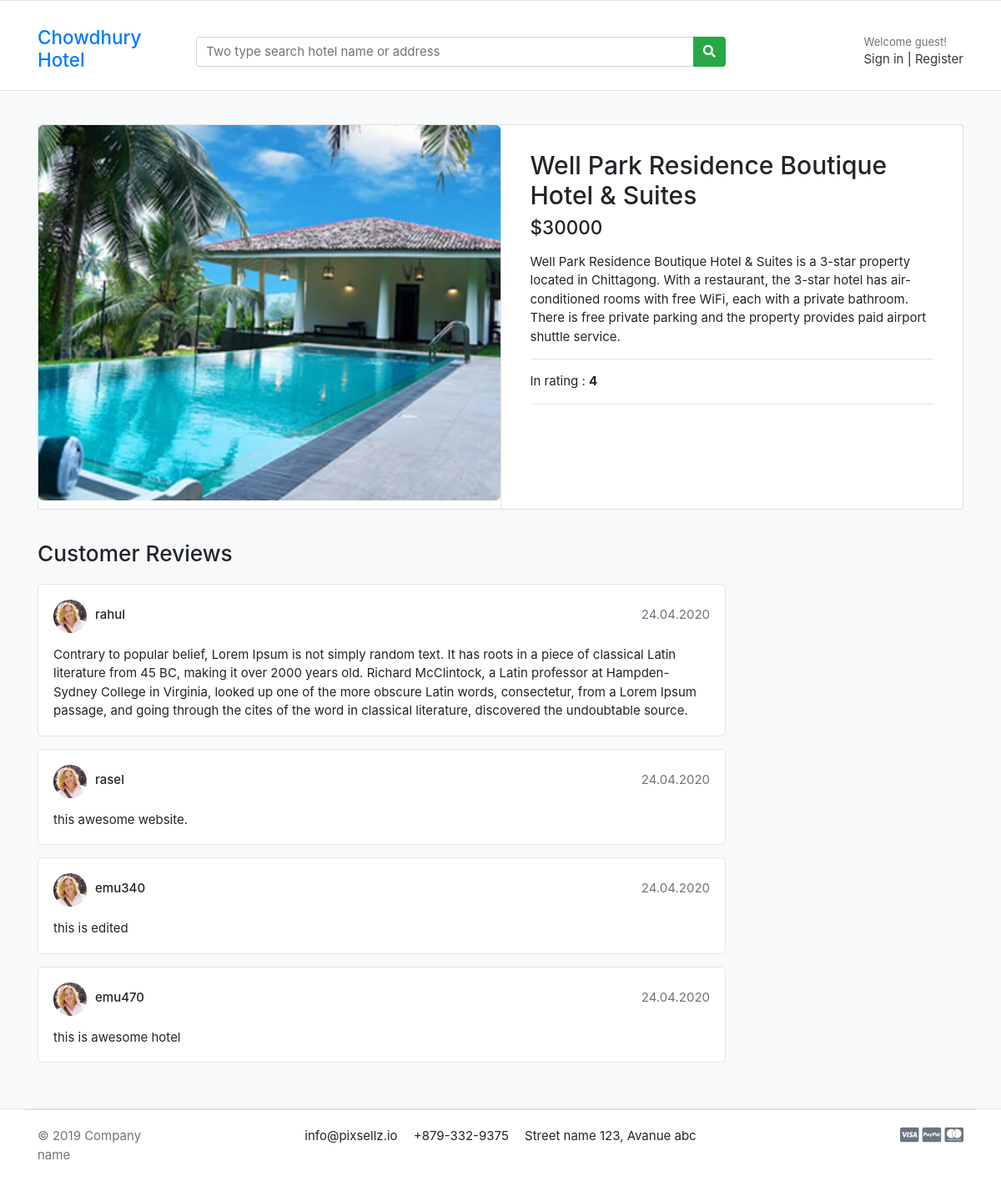
The page /hotel/5 on the database its author committed.
### store/models.py (models this page shows, shortened)
class Hotel(models.Model):
    REVIEW = (
        ('1','1'),
        ('2','2'),
        ('3','3'),
        ('4','4'),
        ('5','5')
    )
    hotel_name = models.CharField(max_length=100,unique=True)
    slug = models.CharField(max_length=100,unique=True)
    description = models.TextField()
    address = models.CharField(max_length=200)
    rating = models.CharField(max_length=30, choices=REVIEW)
    price = models.IntegerField()
    image = models.ImageField(upload_to='photos/hotel')
    is_available = models.BooleanField(default=True)
    created_date = models.DateTimeField(auto_now_add=True)
    modified_date = models.DateTimeField(auto_now=True)

class Review(models.Model):
    REVIEW = (
        ('1','1'),
        ('2','2'),
        ('3','3'),
        ('4','4'),
        ('5','5')
    )
    hotel = models.ForeignKey(Hotel, on_delete=models.CASCADE)
    user = models.ForeignKey(User, on_delete=models.CASCADE)
    rating = models.CharField(max_length=30, choices=REVIEW)
    comment = models.TextField()

### store/views.py (the view)
# urls.py: path('hotel/<slug:hotel_id>', views.hotel_details, name='hotel_details'),
def hotel_details(request,hotel_id):
    single_hotel = Hotel.objects.get(id = hotel_id)
    hotel_review = Review.objects.filter(hotel__id = hotel_id)
    return render(request, 'hotel/hotel_details.html', {'hotel':single_hotel, 'reviews':hotel_review})

### store/templates/hotel/hotel_details.html (shortened to what this page needs)
{% extends 'base.html' %} {% block body %}
<section class="section-content padding-y bg">
  <div class="container">
    <div class="card">
      <div class="row no-gutters">
        <aside class="col-md-6">
          <article class="gallery-wrap">
            <div class="img-big-wrap">
              <a href="#"><img src="{{hotel.image.url}}" /></a>
            </div>
          </article>
        </aside>
        <main class="col-md-6 border-left">
          <article class="content-body">
            <h2 class="title">{{hotel.hotel_name}}</h2>
            <div class="mb-3">
              <var class="price h4">${{hotel.price}}</var>
            </div>
            <p>{{hotel.description}}</p>
            <hr />
            <p>In rating : <b>{{hotel.rating}}</b></p>
            <hr />
          </article>
        </main>
      </div>
    </div>
    <br />
    <div class="row">
      <div class="col-md-9">
        <header class="section-heading">
          <h3>Customer Reviews</h3>
        </header>
        {% for review in reviews %}
        <article class="box mb-3">
          <div class="icontext w-100">
            <img
              src="./images/avatars/avatar1.jpg"
              class="img-xs icon rounded-circle"
            />
            <div class="text">
              <span class="date text-muted float-md-right">24.04.2020 </span>
              <h6 class="mb-1">{{review.user.username}}</h6>
            </div>
          </div>
          <div class="mt-3">
            <p>{{review.comment}}</p>
          </div>
        </article>
        {% endfor %}
      </div>
    </div>
  </div>
</section>
{% endblock body %}

### static/css/ui.css (style rules this page uses)
html { font-family: "Inter", sans-serif; font-size: 15px; }
.content-body { flex: 1 1 auto; padding: 2rem 2.3rem; }
.img-xs, .img-sm, .img-md, .img-lg { -o-object-fit: cover; object-fit: cover; flex-shrink: 0; flex-grow: 0; }
.img-xs { width: 40px; height: 40px; }
.padding-y { padding-top: 40px; padding-bottom: 40px; }
var { font-style: normal; }
article:after, .form-group:after { display: block; clear: both; content: ""; }
.bg { background-color: #f8f9fa; }
.section-heading { margin-bottom: 20px; margin-top: 15px; }
p:last-child { margin-bottom: 0; }
.icontext { display: inline-flex; align-items: center; vertical-align: middle; }
.icontext .text { width: 100%; line-height: 1.2; }
.icontext .icon { position: relative; margin-right: 10px; flex-shrink: 0; flex-grow: 0; }
.price { font-weight: 600; color: #212529; }
.box { padding: 18px; background: #fff; border-radius: 0.37rem; border: 1px solid #e4e4e4; }
.box img { max-width: 100%; }
.gallery-wrap .img-big-wrap { margin-bottom: 10px; border-radius: 0.37rem; overflow: hidden; background-color: #fff; }
.gallery-wrap .img-big-wrap a { text-align: center; display: block; }
.gallery-wrap .img-big-wrap img { height: 450px; width: auto; display: inline-block; }

### rows shown on the page
Hotel: image (picture), hotel_name "Well Park Residence Boutique Hotel & Suites", price "30000", description "Well Park Residence Boutique Hotel & Suites is a 3-star property located in Chittagong. With a restaurant, the 3-star hotel has air-conditioned rooms with free WiFi, each with a private bathroom. There is free private parking and the property provides paid airport shuttle service.", rating "4"
Review: user.username "rahul", comment "Contrary to popular belief, Lorem Ipsum is not simply random text. It has roots in a piece of classical Latin literature from 45 BC, making it over 2000 years old. Richard McClintock, a Latin professor at Hampden-Sydney College in Virginia, looked up one of the more obscure Latin words, consectetur, from a Lorem Ipsum passage, and going through the cites of the word in classical literature, discovered the undoubtable source."
Review: user.username "rasel", comment "this awesome website."
Review: user.username "emu340", comment "this is edited"
Review: user.username "emu470", comment "this is awesome hotel"
